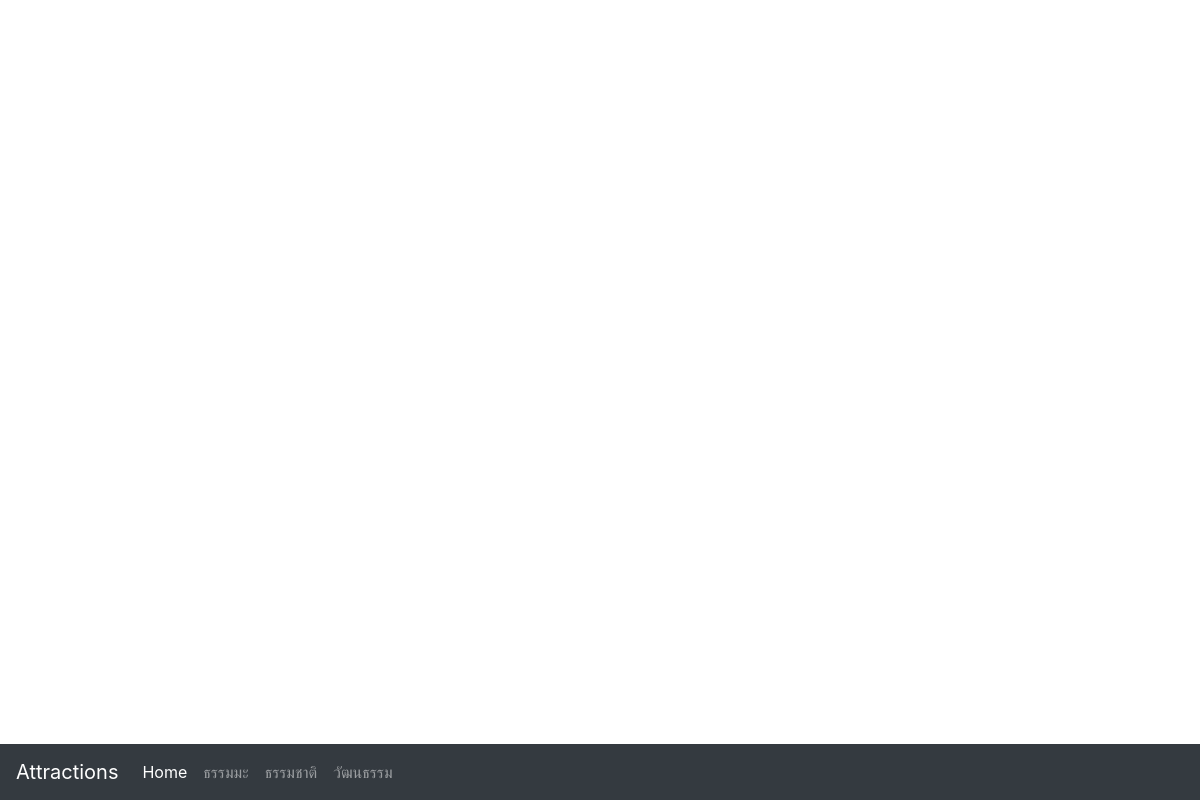
Before: / with the older database file.
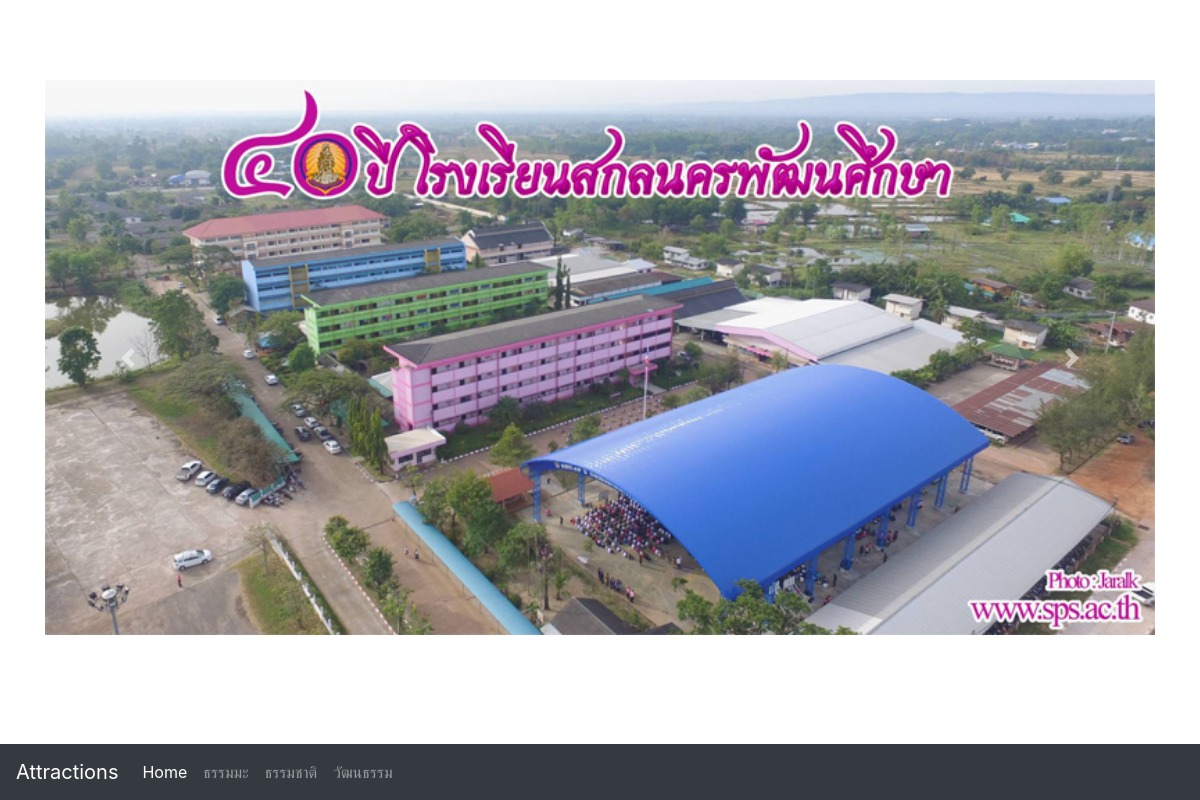
After: the same page with the newer database file.
### tables this page shows
CREATE TABLE `slide` (
  `slide_id` int(3) UNSIGNED ZEROFILL NOT NULL,
  `slide_pic` char(50) DEFAULT NULL,
  `slide_active` char(10) DEFAULT NULL
);

### index.php (the view, shortened to what this page needs)
<?php
require('include/config.inc.php');
$conn = mysqli_connect($server,$username,$password,$dbname);
$sql = "SELECT * FROM slide ORDER BY slide_id ASC";
$query = mysqli_query($conn,$sql);
?>
<!doctype html>
<html lang="en">
  <head>
    <link href="css/bootstrap.min.css" rel="stylesheet">
    <link href="css/starter-template.css" rel="stylesheet">
  </head>
  <body>
    <nav class="navbar fixed-bottom navbar-expand-sm navbar-dark bg-dark">
      <a class="navbar-brand" href="#">Attractions</a>
      <div class="collapse navbar-collapse" id="navbarsExampleDefault">
        <ul class="navbar-nav mr-auto">
          <li class="nav-item active">
            <a class="nav-link" href="#">Home <span class="sr-only">(current)</span></a>
          </li>
          <li class="nav-item">
            <a class="nav-link" href="data.php?c=dhamm&p=list">ธรรมมะ</a>
            </li>
          <li class="nav-item">
            <a class="nav-link" href="data.php?c=nature&p=list">ธรรมชาติ</a>
            </li>
          <li class="nav-item">
            <a class="nav-link" href="data.php?c=culture&p=list">วัฒนธรรม</a>
          </li>
        </ul>
      </div>
    </nav>
    <main role="main" class="container">
      <div id="carouselExampleControls" class="carousel slide" data-ride="carousel">
    <div class="carousel-inner">
      <?php
      while ($obj=mysqli_fetch_array($query,MYSQLI_ASSOC)){
      ?>
      <div class="carousel-item <?php if($obj['slide_active']=='active'){ echo "active";}?>">
        <img class="d-block w-100" src="slide/<?php echo $obj['slide_pic']?>" alt="<?php echo $obj['slide_pic']?>">
      </div>
      <?php
      }
      ?>
    </div>
    <a class="carousel-control-prev" href="#carouselExampleControls" role="button" data-slide="prev">
      <span class="carousel-control-prev-icon" aria-hidden="true"></span>
    </a>
    <a class="carousel-control-next" href="#carouselExampleControls" role="button" data-slide="next">
      <span class="carousel-control-next-icon" aria-hidden="true"></span>
    </a>
  </div>
    </main>
  </body>
</html>

Changed rows visible on the page:
added slide: slide_pic (picture)
